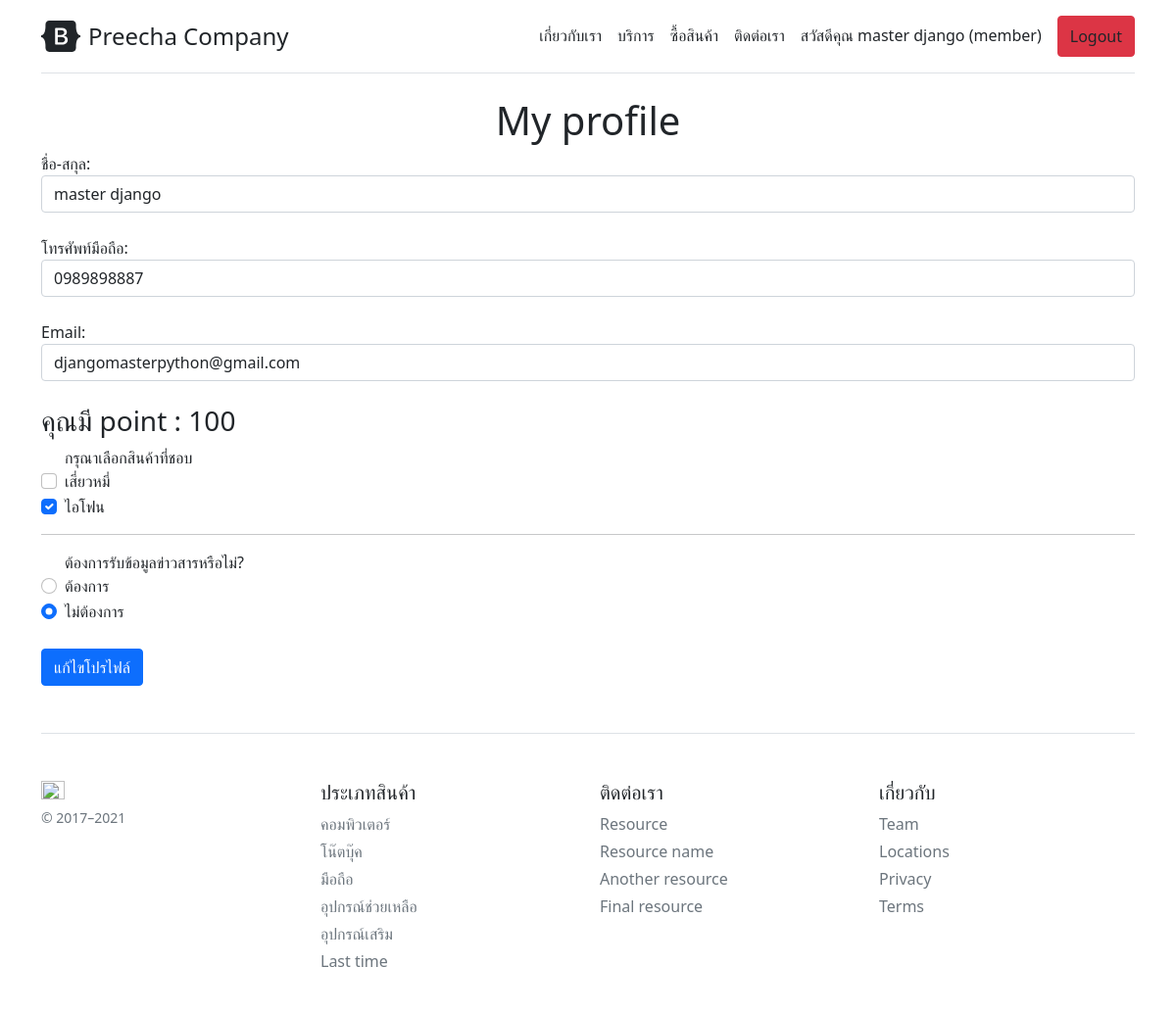
Screenshot of /profile/ (signed in) with the database file from the repository.
### company/models.py (models this page shows, shortened)
class Profile(models.Model):
	user = models.OneToOneField(User,on_delete=models.CASCADE)
	usertype = models.CharField(max_length=100,default='member')
	point = models.IntegerField(default=0)
	mobile = models.CharField(max_length=20,null=True,blank=True)
	verified = models.BooleanField(default=False)
	verify_token = models.CharField(max_length=100,default='no token')

### company/views.py (the view)
# urls.py: path('profile/', ProfilePage, name='profile-page'),
@login_required()
def ProfilePage(request):
	context = {}
	profileuser = Profile.objects.get(user=request.user)
	context['profile'] = profileuser
	return render(request, 'company/profile.html',context)

### company/template/company/profile.html (shortened to what this page needs)
{% extends 'company/base.html' %} {% block title %} โปรไฟล์ {% endblock title %}
{% block content %}
	<center>
		<h1>  My profile </h1>
	</center>
	{% if message %}
		<h3>{{ message }}</h3>
	{% else %}
		<form method="POST">
			<div class="form-group">
				<label for="fullname">ชื่อ-สกุล:</label>
				<input type="text" class="form-control" id="fullname" name="fullname" value="{{profile.user.first_name}}" >
			</div> <br>
			<div class="form-group">
				<label for="mobile">โทรศัพท์มือถือ:</label>
				<input type="text" class="form-control" id="mobile" name="mobile" value="{{profile.mobile}}" >
			</div> <br>
			<div class="form-group">
			<label for="username">Email:</label>
			<input type="email" class="form-control" id="username" name="username" value="{{profile.user.email}}" required>
			</div> <br>
			<h3>คุณมี point :  {{profile.point}} </h3>
            <div class="form-check form-group">
                <label>กรุณาเลือกสินค้าที่ชอบ </label> <br>
                <input class="form-check-input" type="checkbox" value="" id="flexCheckDefault">
                <label class="form-check-label" for="flexCheckDefault">
                  เสี่ยวหมี่
                </label>
            </div>
            <div class="form-check ">
                <input class="form-check-input" type="checkbox" value="" id="flexCheckChecked" checked>
                <label class="form-check-label" for="flexCheckChecked">
                  ไอโฟน
                </label>
            </div> <hr>
            <div class="form-check">
                <label>ต้องการรับข้อมูลข่าวสารหรือไม่? </label> <br>
                <input class="form-check-input" type="radio" name="flexRadioDefault" id="flexRadioDefault1">
                <label class="form-check-label" for="flexRadioDefault1">
                  ต้องการ
            </label>
            </div>
            <div class="form-check">
                <input class="form-check-input" type="radio" name="flexRadioDefault" id="flexRadioDefault2" checked>
                <label class="form-check-label" for="flexRadioDefault2">
                  ไม่ต้องการ
                </label>
            </div> <br>
			<button type="submit" class="btn btn-primary">แก้ไขโปรไฟล์</button>
		</form>
	{% endif %}
{% endblock content %}

### company/template/company/base.html (shortened to what this page needs)
{% load static %}
<!doctype html>
<html lang="en">
<head>
    <link href="https://cdn.jsdelivr.net/npm/bootstrap@5.1.3/dist/css/bootstrap.min.css" rel="stylesheet">
    <link rel="stylesheet" href="https://cdnjs.cloudflare.com/ajax/libs/font-awesome/4.7.0/css/font-awesome.min.css">
    <link href="https://getbootstrap.com/docs/5.0/examples/pricing/pricing.css" rel="stylesheet">
</head>
<body>
    <div class="container py-3">
        <header>
            <div class="d-flex flex-column flex-md-row align-items-center pb-3 mb-4 border-bottom">
                <a href="/" class="d-flex align-items-center text-dark text-decoration-none">
                    <span class="fs-4">Preecha Company</span>
                </a>
                <nav class="d-inline-flex mt-2 mt-md-0 ms-md-auto">
                    {% if user.profile.usertype == 'accountant' %}
                    <a class="me-3 py-2 text-dark text-decoration-none" href="{% url 'accountant-page' %}">รายการติดต่อ</a>
                    <a class="me-3 py-2 text-dark text-decoration-none" href="{% url 'addproduct-page' %}">เพิ่มสินค้า</a>
                    {% else %}
                    <a class="me-3 py-2 text-dark text-decoration-none" href="{% url 'about-page' %}">เกี่ยวกับเรา</a>
                    <a class="me-3 py-2 text-dark text-decoration-none" href="#">บริการ</a>
                    <a class="me-3 py-2 text-dark text-decoration-none" href="#">ซื้อสินค้า</a>
                    <a class="me-3 py-2 text-dark text-decoration-none" href="{% url 'contact-page' %}">ติดต่อเรา</a>
                    {% endif %}
                    {% if user.is_authenticated %}
                        <a class="me-3 py-2 text-dark text-decoration-none" href="{% url 'profile-page' %}">สวัสดีคุณ
                            {{user.first_name}} ({{user.profile.usertype}}) </a>
                        <a class="py-2 text-dark text-decoration-none btn btn-danger" href="{% url 'logout' %}">Logout</a>
                    {% else %}
                        <a class="py-2 text-dark text-decoration-none btn btn-primary" href="{% url 'login' %}">Login</a>
                    {% endif %}
                </nav>
            </div>
        </header>
        <main>
            {% block content %} {% endblock content %}
        </main>
        <footer class="pt-4 my-md-5 pt-md-5 border-top">
            <div class="row">
                <div class="col-12 col-md">
                    <img class="mb-2" src="https://getbootstrap.com/docs/5.0/assets/brand/bootstrap-logo.svg" alt="" width="24" height="19">
                    <small class="d-block mb-3 text-muted">&copy; 2017–2021</small>
                </div>
                <div class="col-6 col-md">
                    <h5>ประเภทสินค้า</h5>
                    <ul class="list-unstyled text-small">
                        <li class="mb-1"><a class="link-secondary text-decoration-none" href="#">คอมพิวเตอร์</a></li>
                        <li class="mb-1"><a class="link-secondary text-decoration-none" href="#">โน๊ตบุ๊ค</a></li>
                        <li class="mb-1"><a class="link-secondary text-decoration-none" href="#">มือถือ</a></li>
                        <li class="mb-1"><a class="link-secondary text-decoration-none" href="#">อุปกรณ์ช่วยเหลือ</a></li>
                        <li class="mb-1"><a class="link-secondary text-decoration-none" href="#">อุปกรณ์เสริม</a></li>
                        <li class="mb-1"><a class="link-secondary text-decoration-none" href="#">Last time</a></li>
                    </ul>
                </div>
                <div class="col-6 col-md">
                    <h5>ติดต่อเรา</h5>
                    <ul class="list-unstyled text-small">
                        <li class="mb-1"><a class="link-secondary text-decoration-none" href="https://www.facebook.com/loong.wissawakorn">Resource</a></li>
                        <li class="mb-1"><a class="link-secondary text-decoration-none" href="#">Resource name</a></li>
                        <li class="mb-1"><a class="link-secondary text-decoration-none" href="#">Another resource</a></li>
                        <li class="mb-1"><a class="link-secondary text-decoration-none" href="#">Final resource</a></li>
                    </ul>
                </div>
                <div class="col-6 col-md">
                    <h5>เกี่ยวกับ</h5>
                    <ul class="list-unstyled text-small">
                        <li class="mb-1"><a class="link-secondary text-decoration-none" href="#">Team</a></li>
                        <li class="mb-1"><a class="link-secondary text-decoration-none" href="#">Locations</a></li>
                        <li class="mb-1"><a class="link-secondary text-decoration-none" href="#">Privacy</a></li>
                        <li class="mb-1"><a class="link-secondary text-decoration-none" href="#">Terms</a></li>
                    </ul>
                </div>
            </div>
        </footer>
    </div>
</body>
</html>

### rows the page displays
Profile: fullname "master django", mobile "0989898887", username "djangomasterpython@gmail.com", point "100"

### other values shown
{{ user.first_name }} "master django"
{{ user.profile.usertype }} "member"
